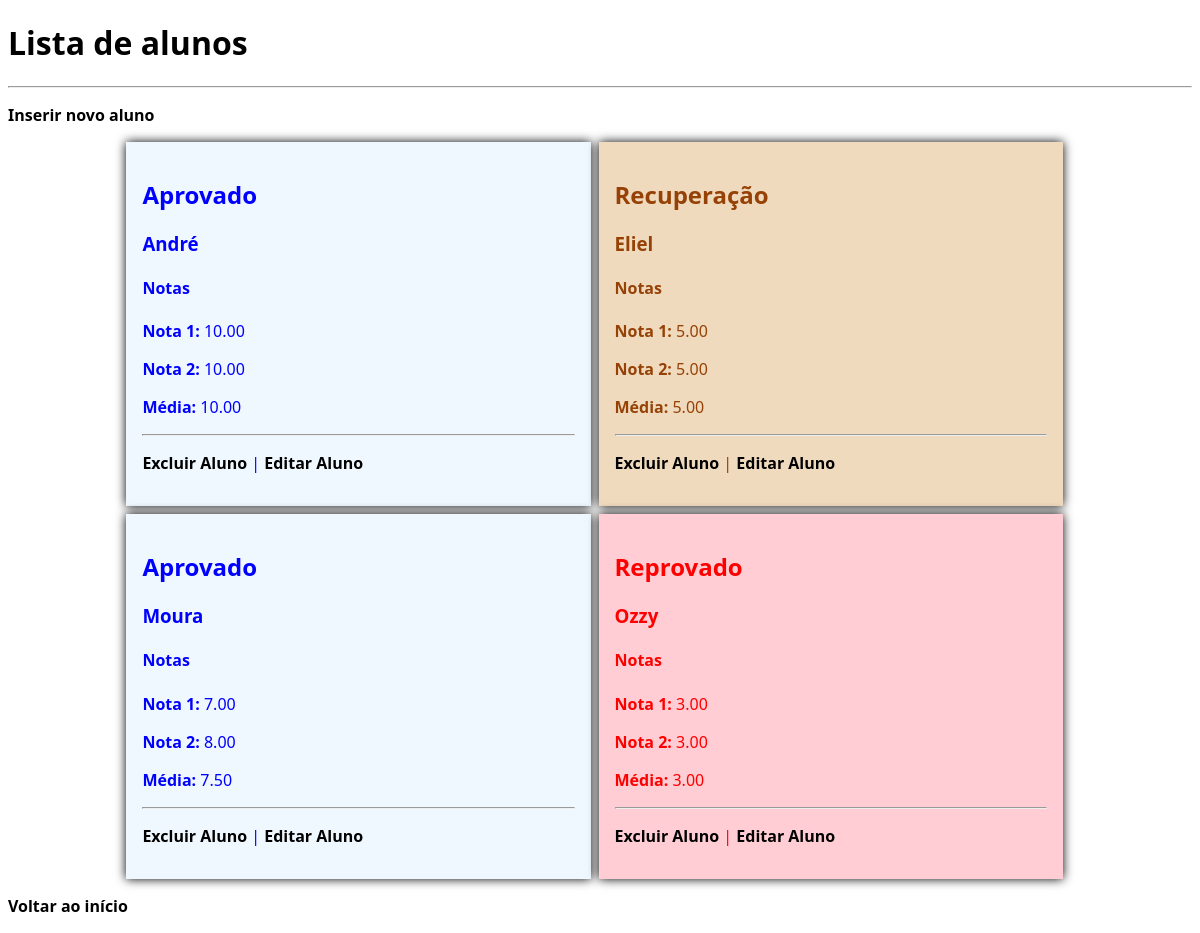
The app's page /alunos/visualizar.php with its own data.
### tables this page shows
CREATE TABLE `alunos` (
  `id` int(11) NOT NULL,
  `nome` varchar(30) NOT NULL,
  `primeira` decimal(4,2) NOT NULL,
  `segunda` decimal(4,2) NOT NULL
);

### src/funcoes-alunos.php (called while the page is built, shortened)
<?php
function lerAlunos(PDO $conexao):array{
    $sql = "SELECT *, CAST(((primeira + segunda) /2) AS DEC(4,2)) media FROM alunos ORDER BY nome";
    try {
        $consulta = $conexao->prepare($sql);
        $consulta->execute();
        $resultado = $consulta->fetchAll(PDO::FETCH_ASSOC);
    } catch (Exception $erro) {
        die("Erro ao carregar alunos: ".$erro->getMessage());
    }
    return $resultado;
}

### alunos/visualizar.php (the view, shortened to what this page needs)
<?php
require_once "../src/funcoes-alunos.php";
$listaDeAlunos = lerAlunos($conexao)
?>
<!DOCTYPE html>
<html lang="pt-br">
<head>
<link href="../css/style.css" rel="stylesheet">
</head>
<body>
<div class="container">
    <h1>Lista de alunos</h1>
    <hr>
    <p><a href="inserir.php">Inserir novo aluno</a></p>
    <div class="alunos">
        <?php
        foreach ($listaDeAlunos as $alunos){
            if ($alunos['media'] >= 7) {
                $situacao = "Aprovado";
                $class = "aprovado";
            } elseif ($alunos['media'] >= 5) {
                $situacao = "Recuperação";
                $class = "recuperacao";
            } else {
                $situacao = "Reprovado";
                $class = "reprovado";
            }
        ?>
            <article class="aluno <?=$class?>">
                <h2><?=$situacao?></h2>
                <h3><?=$alunos['nome']?></h3>
                <h4>Notas</h4>
                <p><b>Nota 1: </b><?=$alunos['primeira']?></p>
                <p><b>Nota 2: </b><?=$alunos['segunda']?></p>
                <p><b>Média: </b><?=$alunos['media']?></p>
                <hr>
                <p>
                    <a class="excluir" href="excluir.php?id=<?=$alunos['id']?>">Excluir Aluno</a> | <a href="atualizar.php?id=<?=$alunos['id']?>">Editar Aluno</a>
                </p>
            </article>
        <?php
        }
        ?>
    </div>
    <p><a href="../index.php">Voltar ao início</a></p>
</div>
</body>
</html>

### css/style.css (style rules this page uses)
* { box-sizing: border-box; }
html { font-size: 16px; }
body { font-family: "Segoe UI", Arial, sans-serif; }
.container { max-width: 1200px; width: 100%; margin: auto; }
a { color: black; font-weight: bold; text-decoration: none; font-size: 1rem; }
.alunos { display: flex; flex-wrap: wrap; gap: 8px; width: 80%; margin: auto; }
.aluno { padding: 1rem; width: 49%; box-shadow: black 0 0 10px; }
.aprovado { background-color: aliceblue; color: blue; }
.reprovado { background-color: rgb(255, 205, 211); color: red; }
.recuperacao { background-color: rgb(240, 218, 190); color: rgb(150, 66, 6); }

### records on screen
alunos: situacao "Aprovado", nome "André", primeira "10.00", segunda "10.00", media "10.00"
alunos: situacao "Recuperação", nome "Eliel", primeira "5.00", segunda "5.00", media "5.00"
alunos: situacao "Aprovado", nome "Moura", primeira "7.00", segunda "8.00", media "7.50"
alunos: situacao "Reprovado", nome "Ozzy", primeira "3.00", segunda "3.00", media "3.00"
